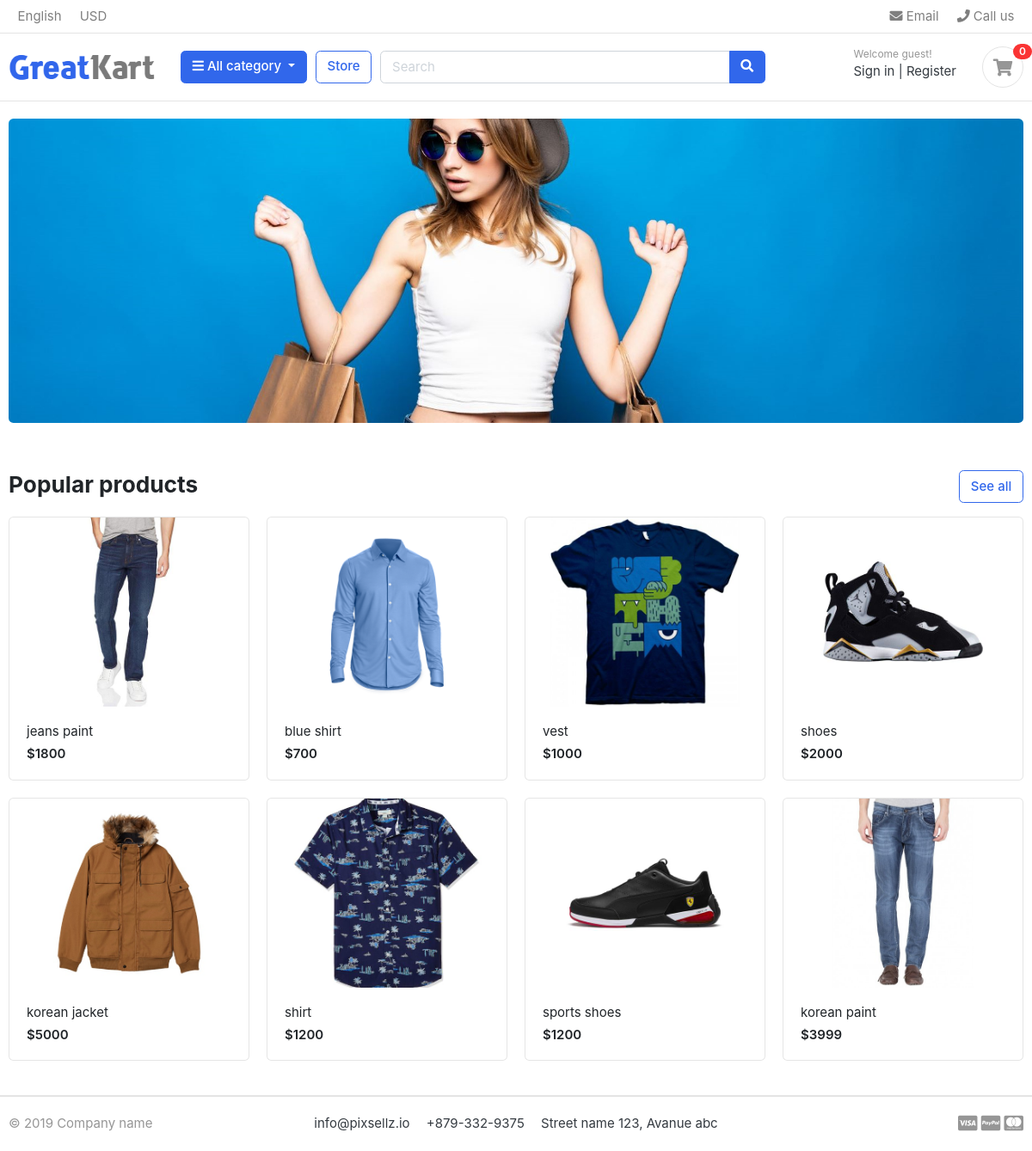
The page / on the database its author committed.
### store/models.py (models this page shows, shortened)
class Product(models.Model):
    product_name=models.CharField(max_length=500)
    slug=models.SlugField(max_length=200,unique=True)
    description=models.TextField(max_length=500,blank=True)
    images=models.ImageField(upload_to='photos/products')
    stock=models.IntegerField()
    price=models.IntegerField()
    is_available=models.BooleanField(default=True)
    category=models.ForeignKey(Category,on_delete=models.CASCADE)
    created_date=models.DateTimeField(auto_now_add=True)
    modified_at=models.DateTimeField(auto_now=True)
    def get_url(self):
        return reverse('product_details',args=[self.category.slug, self.slug])

### ecommerce/views.py (the view)
# urls.py: 2. Add a URL to urlpatterns:  path('', views.home, name='home')
def home(request):
    product_all=Product.objects.filter(is_available=True)
    context={
        'all_product':product_all,
    }
    return render(request,'home.html',context)

### Category/context_processors.py (called while the page is built)
def menu_links(request):
    links=Category.objects.all()
    return dict(links=links)

### cart/context_processors.py (called while the page is built)
def _cart_id(request):
    cart=request.session.session_key
    if not cart:
        cart=request.session.create()
    return cart

def counter(request):
    cart_count=0
    if 'admin' in request.path:
        return {}
    else:
        try:
            cart=Cart.objects.filter(cart_id=_cart_id(request))
            cart_items=Cartitem.objects.all().filter(cart=cart[:1])
            for item in cart_items:
                cart_count=cart_count+item.quantity
        except Cart.DoesNotExist:
            cart_count=0
    return dict(cart_count=cart_count)

### templates/home.html
{% extends 'base.html' %}
{% load static %}
{% block content %}
<section class="section-intro padding-y-sm">
	<div class="container">
		<div class="intro-banner-wrap">
			<img src="{% static 'images/banners/cover.jpg' %}" class="img-fluid rounded">
		</div>
	</div>
</section>
<section class="section-name padding-y-sm">
	<div class="container">
		<header class="section-heading">
			<a href="{% url 'store' %}" class="btn btn-outline-primary float-right">See all</a>
			<h3 class="section-title">Popular products</h3>
		</header>
		<div class="row">
			{% for product in all_product %}
			<div class="col-md-3">
				<div class="card card-product-grid">
					<a href="{{ product.get_url }}" class="img-wrap"> <img src="{{product.images.url}}"> </a>
					<figcaption class="info-wrap">
						<a href="{{ product.get_url }}" class="title">{{product.product_name}}</a>
						<div class="price mt-1">${{product.price}}</div>
					</figcaption>
				</div>
			</div>
			{% endfor %}
		</div>
</section>
{% endblock %}

### static/css/ui.css (style rules this page uses)
html { font-family: "Inter", sans-serif; font-size: 15px; }
.img-wrap { text-align: center; display: block; }
.img-wrap img { max-width: 100%; }
.padding-y-sm { padding-top: 20px; padding-bottom: 20px; }
.section-heading { margin-bottom: 20px; margin-top: 15px; }
.section-title { color: #212529; }
[class*=card-product] a.title { color: #212529; display: block; }
[class*=card-product] .img-wrap { overflow: hidden; position: relative; }
[class*=card-product] .img-wrap img { height: 100%; max-width: 100%; width: auto; display: inline-block; -o-object-fit: cover; object-fit: cover; }
.card-product-grid { margin-bottom: 20px; }
.card-product-grid .img-wrap { border-radius: 0.2rem 0.2rem 0 0; height: 220px; }
.card-product-grid .info-wrap { overflow: hidden; padding: 18px 20px; }
.card .img-wrap { overflow: hidden; }
.price { font-weight: 600; color: #212529; }

### rows shown on the page
Product: images (picture), product_name "jeans paint", price "1800"
Product: images (picture), product_name "blue shirt", price "700"
Product: images (picture), product_name "vest", price "1000"
Product: images (picture), product_name "shoes", price "2000"
Product: images (picture), product_name "korean jacket", price "5000"
Product: images (picture), product_name "shirt", price "1200"
Product: images (picture), product_name "sports shoes", price "1200"
Product: images (picture), product_name "korean paint", price "3999"

### other values the page prints
{{ cart_count }} "0"
